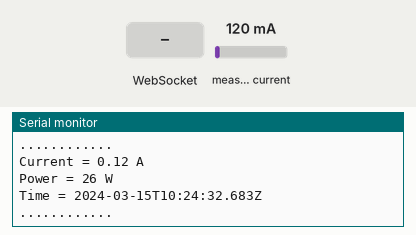
This sketch was run on a simulated ESP32. On the bench: the last lines printed to the serial monitor. Inputs (shaded band) come from the test bench; at power-on: measured current 120 mA (analog values on the 0–4095 scale). WiFi joins after 1.5 s; servers stay silent unless stated; the local clock reads 2024-03-15 10:24:30 at power-on unless the sketch sets it.

Above: at 2.7 s.
2.8 s: WebSocket text "1" received
At 3.5 s:
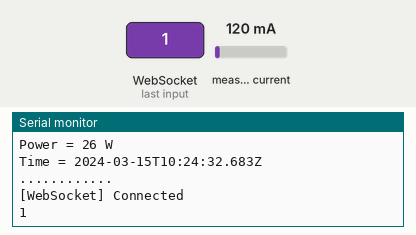
4.3 s: measured current set to 40 mA
At 5.5 s:
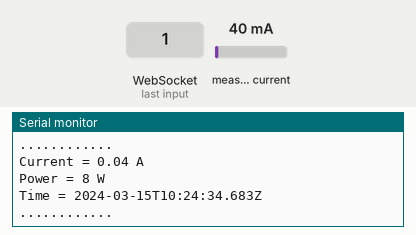
5.8 s: WebSocket text "0" received
At 6.2 s:
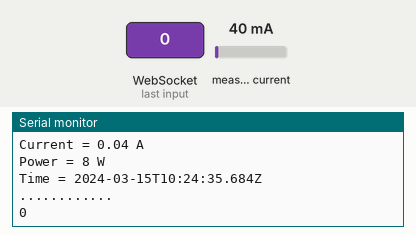
7.3 s: measured current set to 500 mA
At 8.2 s:
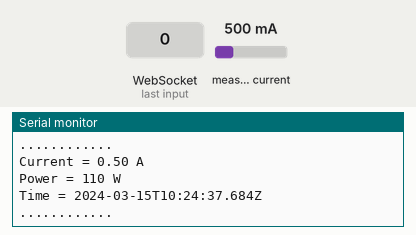
Timing chart, 0 to 9.8 s (numbered marks = the images above; inputs shaded):
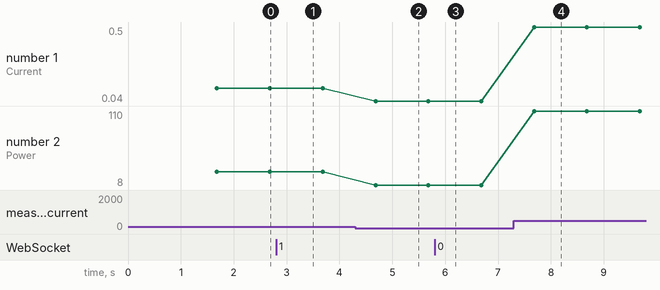

The sketch:

EnergyMonitorSytemModule.ino
```cpp
#include <WiFi.h>
#include <WebSocketsClient.h>
#include "WiFiManagerHelper.h"
#include "EmonLib.h"
#include <time.h>

EnergyMonitor SCT013;

WebSocketsClient webSocket;

int power;
unsigned long lastSendTime = 0;

#define ADC_INPUT 34
#define HOME_VOLTAGE 220.0
#define SEND_INTERVAL 1000

void setup() {
  Serial.begin(115200);

  connectToWiFi();

  analogReadResolution(10);
  SCT013.current(ADC_INPUT, 7.99);

  webSocket.beginSslWithBundle(
    "wattsup-api.onrender.com",
    443,
    "/telemetry?token=esp32-iot-key"
  );
  webSocket.onEvent(webSocketEvent);
  webSocket.setReconnectInterval(5000);

  configTime(0, 0, "pool.ntp.org", "time.nist.gov");

  time_t now = time(nullptr);
  while (now < 1704067200) {
    delay(100);
    now = time(nullptr);
  }
}

String getCurrentTimestampWithMillis() {
  struct tm timeinfo;
  struct timeval tv;

  gettimeofday(&tv, NULL);
  localtime_r(&tv.tv_sec, &timeinfo);

  char timeString[30];
  snprintf(
    timeString,
    sizeof(timeString),
    "%04d-%02d-%02dT%02d:%02d:%02d.%03ldZ",
    timeinfo.tm_year + 1900,
    timeinfo.tm_mon + 1,
    timeinfo.tm_mday,
    timeinfo.tm_hour,
    timeinfo.tm_min,
    timeinfo.tm_sec,
    tv.tv_usec / 1000
  );

  return String(timeString);
}

void loop() {
  webSocket.loop();

  unsigned long currentTime = millis();
  if (currentTime - lastSendTime >= SEND_INTERVAL) {
    lastSendTime = currentTime;

    double Irms = SCT013.calcIrms(1480);
    power = Irms * HOME_VOLTAGE;

    String timestamp = getCurrentTimestampWithMillis();

    String json =
      "{\"current\":" + String(Irms, 2) +
      ",\"power\":" + String(power) +
      ",\"timestamp\":\"" + timestamp + "\"" +
      ",\"voltage\":" + String(HOME_VOLTAGE) + "}";

    webSocket.sendTXT(json);
    logReading(Irms, power, timestamp);
  }
}

void webSocketEvent(WStype_t type, uint8_t *payload, size_t length) {
  switch (type) {
    case WStype_CONNECTED:
      Serial.println("[WebSocket] Connected");
      break;
    case WStype_DISCONNECTED:
      Serial.println("[WebSocket] Disconnected");
      break;
    case WStype_TEXT:
      Serial.println((char *)payload);
      break;
    case WStype_ERROR:
      Serial.println("[WebSocket] Error");
      break;
    default:
      break;
  }
}

void logReading(double Irms, int power, String timestamp) {
  Serial.print("Current = ");
  Serial.print(Irms);
  Serial.println(" A");

  Serial.print("Power = ");
  Serial.print(power);
  Serial.println(" W");

  Serial.print("Time = ");
  Serial.println(timestamp);

  Serial.println("............");
}
```

WiFiManagerHelper.cpp
```cpp
#include "WiFiManagerHelper.h"
#include <WiFiManager.h>
#include <WiFi.h>

// Default ESP32 - WiFi setup credentials
const char* ssid = "Energy Monitor - Setup";
const char* password = "setup123";

// Default network to try connecting to automatically before falling back
// to the manual WiFiManager setup portal.
const char* defaultSsid = "GIGACOMMIT";
const char* defaultPassword = "Whatsapp@123";
const int   maxConnectRetries = 3;
const unsigned long connectTimeoutMs = 10000; // per-attempt timeout

// Attempts to connect to the default network. Returns true on success.
bool tryConnectDefault() {
  for (int attempt = 1; attempt <= maxConnectRetries; attempt++) {
    Serial.printf("Attempt %d/%d: connecting to \"%s\"...\n",
                  attempt, maxConnectRetries, defaultSsid);

    WiFi.begin(defaultSsid, defaultPassword);

    unsigned long start = millis();
    while (WiFi.status() != WL_CONNECTED && millis() - start < connectTimeoutMs) {
      delay(250);
      Serial.print(".");
    }
    Serial.println();

    if (WiFi.status() == WL_CONNECTED) {
      return true;
    }

    Serial.printf("⚠️  Attempt %d failed.\n", attempt);
    WiFi.disconnect();
    delay(500);
  }
  return false;
}

void connectToWiFi() {
  WiFi.mode(WIFI_STA);

  Serial.println("Starting Wi-Fi...");

  // First, try connecting to the default network a few times.
  if (tryConnectDefault()) {
    Serial.println("✅ Connected to Wi-Fi!");
    Serial.print("IP Address: ");
    Serial.println(WiFi.localIP());
    return;
  }

  // Fallback: start the manual WiFiManager setup portal so the user can
  // select a network and enter credentials.
  Serial.printf("❌ Could not connect to \"%s\" after %d attempts. "
                "Starting setup portal...\n", defaultSsid, maxConnectRetries);

  WiFiManager wm;
  // wm.resetSettings(); // In case you wanna forgot previous networks

  // Starts an AP called "Energy Monitor - Setup" for manual configuration.
  if (!wm.autoConnect(ssid, password)) {
    Serial.println("❌ Failed to connect. Restarting in 5 seconds...");
    delay(5000);
    ESP.restart();
  }

  Serial.println("✅ Connected to Wi-Fi!");
  Serial.print("IP Address: ");
  Serial.println(WiFi.localIP());
}
```

WiFiManagerHelper.h
```cpp
#pragma once

void connectToWiFi();
```

Measured:
- after the input at 2.8 s, the serial monitor: prints a new line at once (image 1)
- after the input at 4.3 s, the serial monitor: prints a new line after 0.38 s (image 2)
- after the input at 5.8 s, the serial monitor: prints a new line at once (image 3)
- after the input at 7.3 s, the serial monitor: prints a new line after 0.38 s (image 4)
- plotted number 1: 0.12 → 0.04 after the input at 4.3 s, 0.04 → 0.5 after the input at 7.3 s
- plotted number 2: 26 → 8 after the input at 4.3 s, 8 → 110 after the input at 7.3 s
